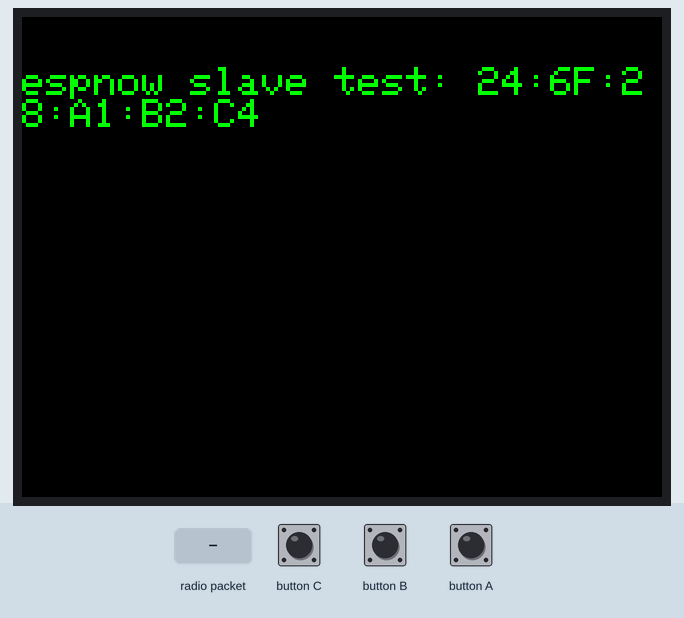
A sketch run on a simulated ESP32. Parts: 320×240 colour display. Inputs (shaded band) come from the test bench. What the sketch prints to the serial monitor is not drawn.

Above: at 1.4 s.
1.5 s: radio packet "1" arrives
At 2.4 s:
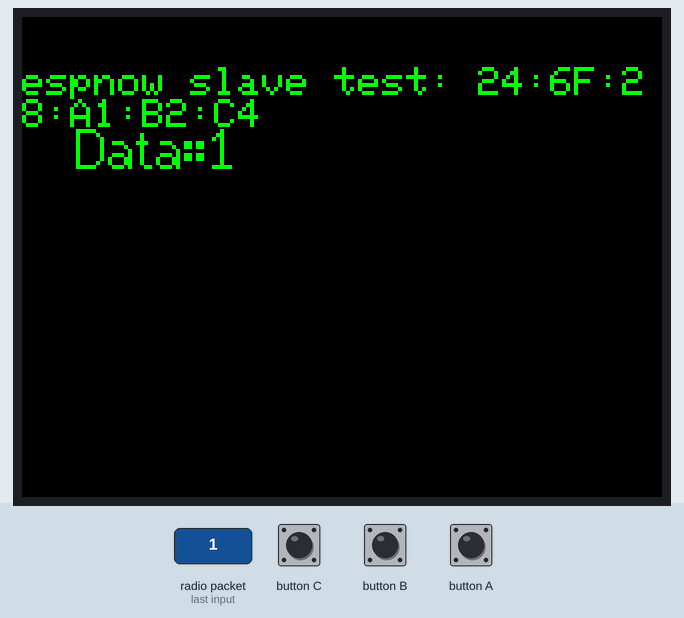
3.0 s: radio packet "0" arrives
At 3.5 s:
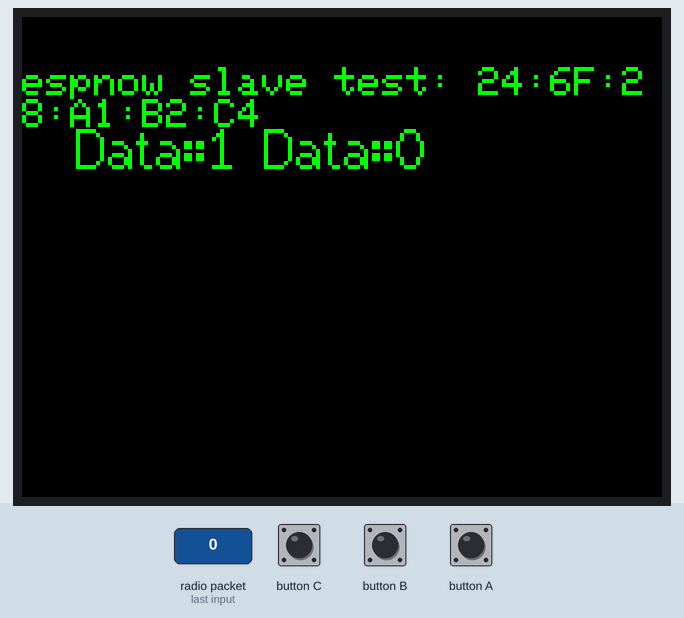
Timing chart, 0 to 6.0 s (numbered marks = the images above; inputs shaded):
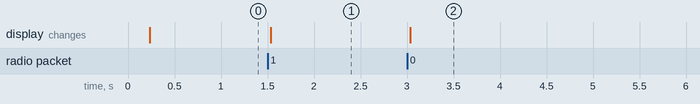

Measured:
- after the input at 1.5 s, the display: changes at once (image 1)
- after the input at 3.0 s, the display: changes at once (image 2)

The sketch:

ESP-NOW-simpleSlave.ino
```cpp
/**
   ESPNOW - Basic communication - Slave
   Date: 26th September 2017
   Author: Arvind Ravulavaru <https://github.com/arvindr21>
   Purpose: ESPNow Communication between a Master ESP32 and a Slave ESP32
   Description: This sketch consists of the code for the Slave module.
   Resources: (A bit outdated)
   -modified for m5 Core 2  demo = basic slave - simplest ESPNOW slave example
*/

#include <esp_now.h>
#include <WiFi.h>
#include <M5Unified.h>

#define CHANNEL 1

// Init ESP Now with fallback
void InitESPNow() {
  WiFi.disconnect();
  if (esp_now_init() == ESP_OK) {
    Serial.println("ESPNow Init Success");
  }
  else {
    Serial.println("ESPNow Init Failed");
    // Retry InitESPNow, add a counte and then restart?
    // InitESPNow();
    // or Simply Restart
    ESP.restart();
  }
}

// config AP SSID
void configDeviceAP() {
  const char *SSID = "Slave_1";
  bool result = WiFi.softAP(SSID, "Slave_1_Password", CHANNEL, 0);
  if (!result) {
    Serial.println("AP Config failed.");
  } else {
    Serial.println("AP Config Success. Broadcasting with AP: " + String(SSID));
    Serial.print("AP CHANNEL "); Serial.println(WiFi.channel());
  }
}

void setLcd() {
  M5.Lcd.setCursor(0, 25);
  M5.Lcd.clear(BLACK);
  M5.Lcd.setTextColor(GREEN);
  M5.Lcd.setBrightness(200);
  M5.Lcd.setTextSize(2);
  M5.Lcd.print("espnow slave test");
  M5.Lcd.print(WiFi.softAPmacAddress());
}

void setup() {
  Serial.begin(115200);
  Serial.println("ESPNow/Basic/Slave Example");
  //Set device in AP mode to begin with
  WiFi.mode(WIFI_AP);
  // configure device AP mode
  configDeviceAP();
  // This is the mac address of the Slave in AP Mode
  Serial.print("AP MAC: "); Serial.println(WiFi.softAPmacAddress());
  M5.begin();

  // Init ESPNow with a fallback logic
  InitESPNow();
  // Once ESPNow is successfully Init, we will register for recv CB to
  // get recv packer info.
  esp_now_register_recv_cb(OnDataRecv);
  M5.Lcd.setCursor(0, 25);
  M5.Lcd.clear(BLACK);
  M5.Lcd.setTextColor(GREEN);
  M5.Lcd.setBrightness(200);
  M5.Lcd.setTextSize(2);
  M5.Lcd.print("espnow slave test: ");
  M5.Lcd.print(WiFi.softAPmacAddress());
  M5.Lcd.setCursor(27, 50, 2);
}

// callback when data is recv from Master
void OnDataRecv(const uint8_t *mac_addr, const uint8_t *data, int data_len) {
  M5.update();
  char macStr[18];
  M5.Lcd.setTextSize(2);
  snprintf(macStr, sizeof(macStr), "%02x:%02x:%02x:%02x:%02x:%02x",
           mac_addr[0], mac_addr[1], mac_addr[2], mac_addr[3], mac_addr[4], mac_addr[5]);
  Serial.print("Last Packet Recv from: "); Serial.println(macStr);
  Serial.print("Last Packet Recv Data: "); Serial.println(*data);
  M5.Lcd.printf("Data::%c ", *data);

}

void loop() {
  M5.update();

  delay(50);

 }
```
